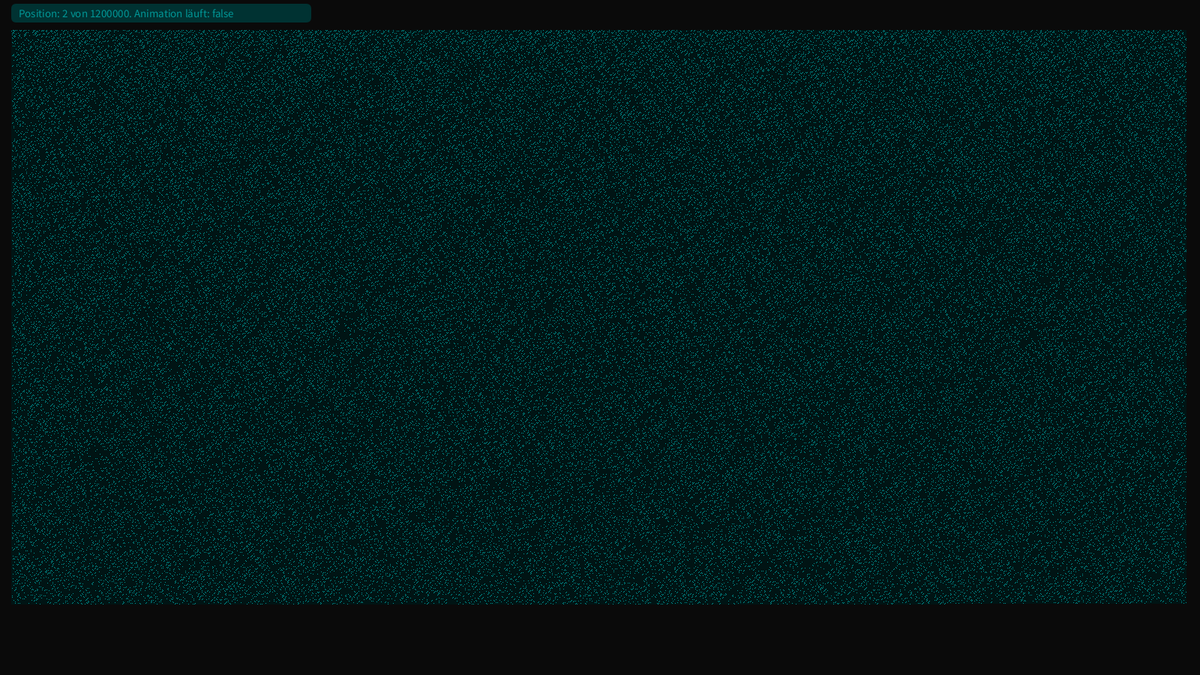
Frame 1 (no input)
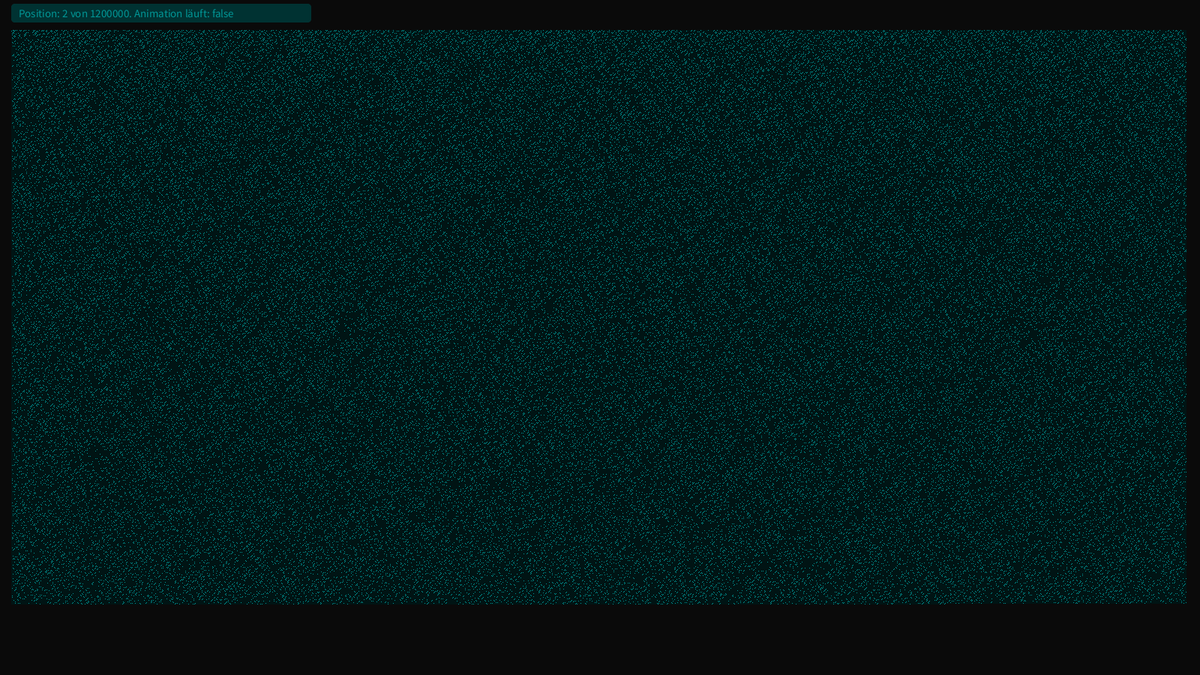
Frame 60 (the mouse pressed at the canvas centre just before this capture)
Frame 120 (the mouse held since frame 60 and released just before this capture): identical to frame 60, image omitted

The Processing sketch that drew these frames (run headless with seeded random() and noise(); from frame 60 on, the mouse is pressed at the canvas centre):

// Processing sketch: Sieb
// ── Sieb.pde
/*
    Primzahlen Finden mit dem  Sieb des Erastothenes

    By JanO MnemoniX
*/
boolean[] zahlen;
boolean[] zahlen2;
int pointer = 2;
int tmpPointer = 1;
int start = 2;
int erg = 0;
boolean blinck = true;
// ------------------------------------------------------------ Settings
int summe = 1200000;
int linebreak = 1567;

int multX = 1;
int multY = 1;
int movX = 15;
int movY = 40;

int numSizeX = 1;
int numSizeY = 1;

boolean txt = false;
color txtclr = color(0);

color prim     = color(0,150,150);
color norm     = color(0, 50, 50);

color normNeu  = color(255, 50, 0);
color normNoch = color( 50,  0, 0);

color pter1    = color(255,255,  0);
color pter2    = color(  0,  0,255);

boolean strokes = false;

boolean animation = false;
int startAnimationAt = 2;

boolean statusBar = true;

// ------------------------------------------------------------ Setup
void setup(){
  // ===== PRESETS =====
  // pre1200T();
  
  
  size(1600, 900);
  background(10);
  if(!strokes) noStroke();
  textSize(8);
  
  frameRate(1200);
  
  zahlen  = new boolean[summe];
  zahlen2 = new boolean[summe];
  
  for (int i = 0 ; i < zahlen.length ; i++){
    zahlen[i] = true;
    zahlen2[i] = false;
  }
  
  zahlen[0] = false;
  zahlen[1] = false;
  if(!animation){
    for( int i = start ; i <= summe ; i++){
      for(int j = 2 ; j < summe ; j++){
        int erg = i*j;
        if(erg < zahlen.length) zahlen[erg] = false;
        else break;
      }
    }
  } else {
    for( int i = start ; i < startAnimationAt ; i++){
      for(int j = 2 ; j < summe ; j++){
        int erg = i*j;
        if(erg < zahlen.length) zahlen[erg] = false;
        else break;
      }
    }
    pointer = startAnimationAt;
  }
  
  drawNrs();
}
// ------------------------------------------------------------ Draw
void draw(){
  
  if(statusBar){
    fill(color(0,50,50));
    rect(15, 5, 400, 25, 7);
    fill(color(0,150,150));
    textSize(15);
    text("Position: "+pointer+" von "+summe+". Animation läuft: "+animation, 25, 23);
  }
  
  if(animation){
    //drawNrs2();
    
    fill(pter1);
    drawNr(pointer);

    tmpPointer++;
    erg = pointer*tmpPointer;
    
    if(erg < summe){
      
      zahlen2[erg] = true;
      
      if(zahlen[erg]) fill(normNeu);
      else            fill(normNoch);
      
      drawNr(erg);
      
    } else {
      pointer++;
      while(zahlen[pointer] != true){
        pointer++;
      }
      tmpPointer = 2;
      
      for (int i = 0 ; i < summe ; i++){ // ergebnisse uebertragen
        if(zahlen2[i])zahlen[i] = false;
        zahlen2[i] = false;
      }
      
      drawNrs();
      //if(pointer >= 17)frameRate(60);
      if(pointer*100 >= summe){    ///////////////////////////  ???????????????????????????????
        animation = false;
        println("ani aus!!!!");
      }
    }
  } else {
    drawNrs();
  }
}
// ------------------------------------------------------------ Funktionen
void drawNr(int x, int y){
  rect(x,y,numSizeX,numSizeY);
}
void drawNr(int nr){
  int y = ((nr/linebreak)*multY)+movY;
  int x = ((nr%linebreak)*multX)+movX;
    
  drawNr(x,y);
  if(txt){
    fill(txtclr);
    text(""+(nr%100), x-5, y+3);
  } 
}
void drawNrs(){
  for (int i = 0 ; i < zahlen.length ; i++){
    
//    if(zahlen[i]) fill(prim);
//    else fill(norm);
    fill(nrColor(zahlen[i]));
    
    drawNr(i);
  }
}
void drawNrs2(){
  for (int i = 0 ; i < zahlen.length ; i++){
    
//    if(zahlen[i]) fill(prim);
//    else fill(norm);
    if(!zahlen2[i])     fill(nrColor(zahlen[i]));
    else if( zahlen[i]) fill(normNeu);
    else                fill(normNoch);
    
    
    drawNr(i);
  }
}
  
color nrColor(boolean prim){
  int ran = 5;// = (int) random(20);
//  color prim     = color(0,150,150);
//  color norm     = color(0, 50, 50);
  if(prim) return color(0,145+ran,145+ran);
  else     return color(0, 15+ran, 15+ran);
}
// ------------------------------------------------------------ Presets
void pre1200T(){
  summe = 1200000;
  linebreak = 1567;
  
  multX = 1;
  multY = 1;
  
  numSizeX = 1;
  numSizeY = 1;
  
  prim     = color(0,150,150);
  norm     = color(0, 50, 50);
  
  normNeu  = color(255, 50, 0);
  normNoch = color( 50,  0, 0);
  
  pter1    = color(255,255,  0);
  pter2    = color(  0,  0,255);
  
  strokes = false;
  
  animation = false;
  startAnimationAt = 2;
}
